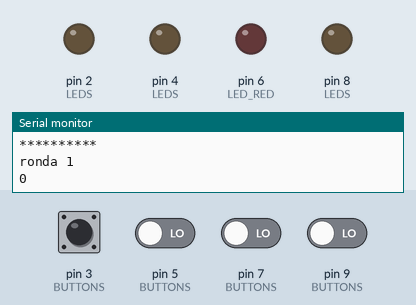
The sketch below on a simulated Arduino Uno, built with avr-gcc and run on an emulated ATmega328P. Shown: output pins drawn as LEDs (lit = HIGH), the last lines printed to the serial monitor. The test bench sets the inputs (shaded band); at power-on: pin 3 (BUTTONS), pin 5 (BUTTONS), pin 7 (BUTTONS), pin 9 (BUTTONS) LOW. Random numbers use the default seed unless the sketch sets one.

Above: at 3.8 s.
3.9 s: pin 3 (BUTTONS) pulled HIGH for 0.15 s
At 4.7 s:
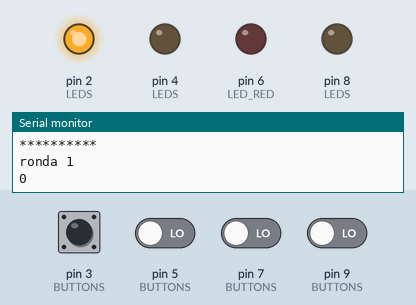
At 11.7 s:
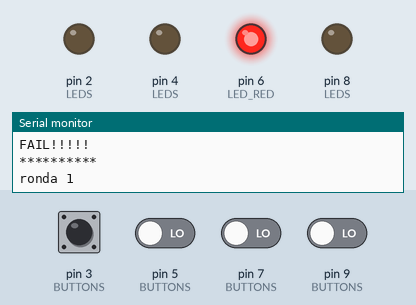
Timing chart, 0 to 13.0 s (numbered marks = the images above; inputs shaded):
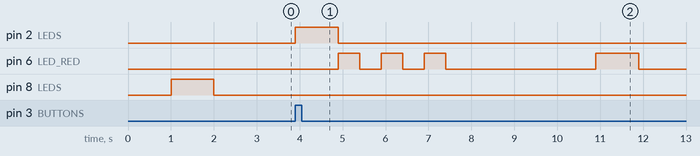

The sketch:

simon.ino
```cpp
const int GREEN = 0;
const int RED = 1;
const int BLUE = 2;
const int YELLOW = 3;

const int LED_GREEN = 8;
const int LED_RED = 6;
const int LED_BLUE = 4;
const int LED_YELLOW = 2;

const int LEDS[] = {LED_GREEN, LED_RED, LED_BLUE, LED_YELLOW};

const int BTN_GREEN = 9;
const int BTN_RED = 7;
const int BTN_BLUE = 5;
const int BTN_YELLOW = 3;

const int BUTTONS[] = {BTN_GREEN, BTN_RED, BTN_BLUE, BTN_YELLOW};

const int SIZE = 4;

const int ROUNDS = 20;
int sequence[ROUNDS];
int n = 0;
bool ok = true;

void setup(){
  Serial.begin(9600);
  randomSeed(analogRead(0));
  for(int i=0; i<SIZE; i++){
    pinMode(LEDS[i], OUTPUT);
    pinMode(BUTTONS[i], INPUT);
  }
}

void printLed(int led){
  digitalWrite(led, HIGH);
    delay(1000);
    digitalWrite(led, LOW);
}

void randomSequence(){
  for (int i=0; i<ROUNDS; i++){
    sequence[i] = random(0,SIZE);
  }
  n = 1;
}

void printSequence(){
  delay(1000);
  for(int i=0; i<n; i++){
    printLed(LEDS[sequence[i]]);
    Serial.println(sequence[i]);
    delay(1000);
  }
}

bool readButtons(){
  for (int j=0; j<n && ok; j++){
    int input[]={0,0,0,0};
    while(!input[GREEN]
          && !input[RED]
          && !input[BLUE]
          && !input[YELLOW]){
      for(int i=0; i<SIZE; i++){
        input[i] = digitalRead(BUTTONS[i]);
        if(input[i]){
          printLed(LEDS[i]);
        }
      }
    }

    if(!input[sequence[j]]){
      ok=false;
    }
  }
  return ok;
}

void printWin(){
  for(int i=0; i<3; i++){
    for(int j=0; j<SIZE; j++){
      digitalWrite(LEDS[j], HIGH);
      delay(500);
      digitalWrite(LEDS[j], LOW);
    }
  }
}

void printFail(){
  for(int i=0; i<3; i++){
    digitalWrite(LED_RED, HIGH);
    delay(500);
    digitalWrite(LED_RED, LOW);
    delay(500);
  }
}

void loop(){
  Serial.println("**********");
  ok = true;
  randomSequence();
  while(ok && n<=ROUNDS){
    Serial.print("ronda ");
    Serial.println(n);
    printSequence();
    if(readButtons()){
      Serial.println("btn ok");
      n++;
    }else{
      ok=false;
    }
  }
  if(ok){
    Serial.println("WIN!!!!!");
    printWin();
  }else{
    Serial.println("FAIL!!!!!");
    printFail();
  }
  delay(2000);
}
```

Measured:
- after the input at 3.9 s, pin 2 (LEDS): LOW → HIGH at once, → LOW 1.0 s later; pin 6 (LED_RED): LOW → HIGH after 1.0 s, → LOW 0.50 s later, → HIGH 0.50 s later, → LOW 0.50 s later, … (8 changes in this stretch)
